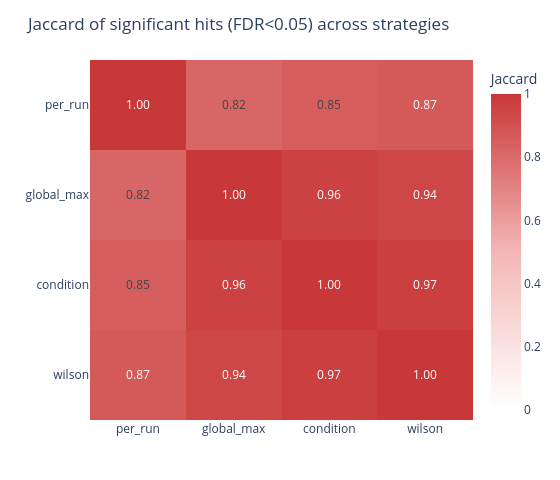

This figure's notebook cell:
### Markdown cell above
## 7. Do the strategies agree on WHICH sites are significant?

Same number of hits, different hits — that's the scariest situation. The
Jaccard index below tells you what fraction of significant sites are shared
between each pair of strategies.

### Code cell
hit_sets = {
    s: set(v["limma"].index[v["limma"]["fdr"] < 0.05])
    for s, v in de_results.items()
}

n_strat = len(hit_sets)
jaccard = np.zeros((n_strat, n_strat))
strat_names = list(hit_sets)
for i, a in enumerate(strat_names):
    for j, b in enumerate(strat_names):
        A, B = hit_sets[a], hit_sets[b]
        jaccard[i, j] = len(A & B) / max(len(A | B), 1)

fig = go.Figure(data=go.Heatmap(
    z=jaccard, x=strat_names, y=strat_names,
    colorscale=[[0, "#ffffff"], [0.5, "#f4b6b6"], [1.0, "#c93838"]],
    zmin=0, zmax=1,
    text=[[f"{v:.2f}" for v in row] for row in jaccard], texttemplate="%{text}",
    colorbar=dict(title="Jaccard"),
))
fig.update_layout(template="plotly_white", width=560, height=480,
                  title="Jaccard of significant hits (FDR<0.05) across strategies",
                  margin=dict(l=90, r=60, t=60, b=60))
fig.update_yaxes(autorange="reversed")
fig.show()

### Figure 1 — Plotly figure (JSON) as saved in the notebook; plotly's stock layout.template omitted (floating-point values rounded to 4 significant figures)
{"data": [{"colorbar": {"title": {"text": "Jaccard"}}, "colorscale": [[0, "#ffffff"], [0.5, "#f4b6b6"], [1, "#c93838"]], "text": [["1.00", "0.82", "0.85", "0.87"], ["0.82", "1.00", "0.96", "0.94"], ["0.85", "0.96", "1.00", "0.97"], ["0.87", "0.94", "0.97", "1.00"]], "texttemplate": "%{text}", "type": "heatmap", "x": ["per_run", "global_max", "condition", "wilson"], "y": ["per_run", "global_max", "condition", "wilson"], "z": [[1.0, 0.8187, 0.8476, 0.8696], [0.8187, 1.0, 0.9645, 0.9394], [0.8476, 0.9645, 1.0, 0.9737], [0.8696, 0.9394, 0.9737, 1.0]], "zmax": 1, "zmin": 0}], "layout": {"height": 480, "margin": {"b": 60, "l": 90, "r": 60, "t": 60}, "title": {"text": "Jaccard of significant hits (FDR<0.05) across strategies"}, "width": 560, "yaxis": {"autorange": "reversed"}}}
